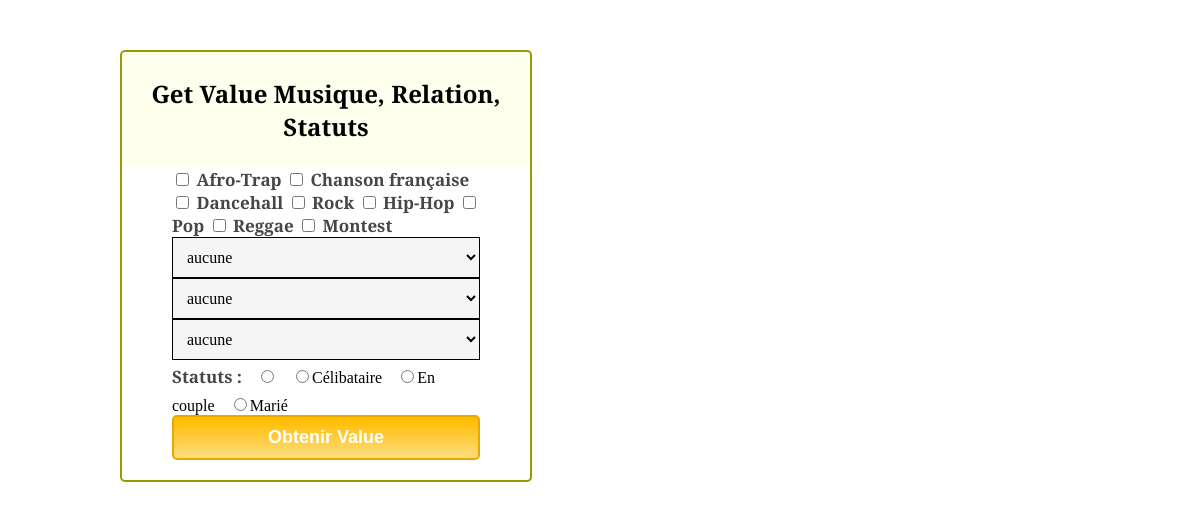
Before: /getId.php with the older database file.
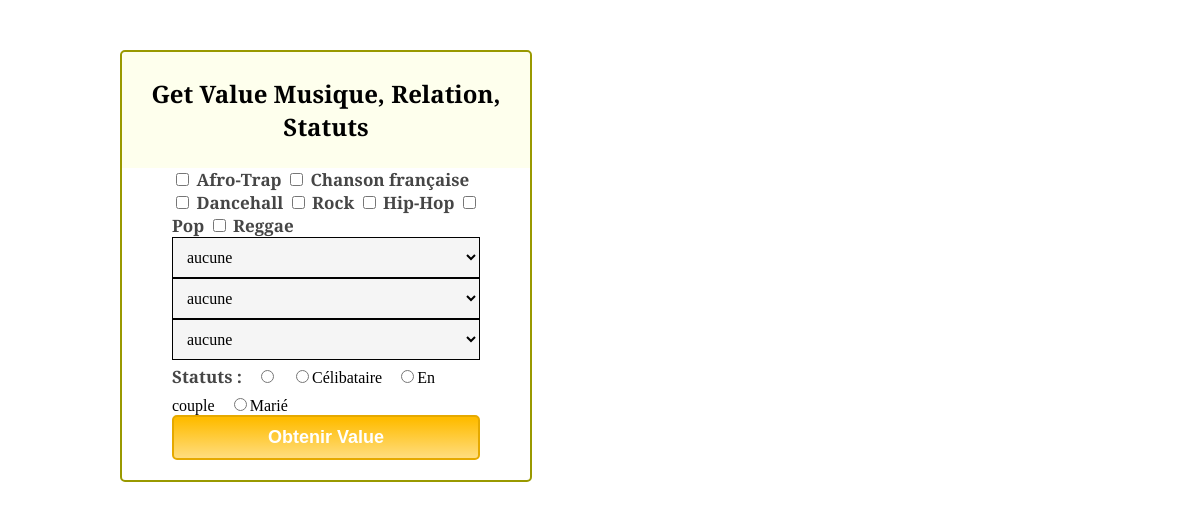
After: the same page with the newer database file.
### tables this page shows
CREATE TABLE IF NOT EXISTS `musique` (
  `id` int(10) NOT NULL AUTO_INCREMENT,
  `type` varchar(100) DEFAULT NULL,
  PRIMARY KEY (`id`)
);

### connexion.php (called while the page is built, shortened)
<?php
class Connexion {
    private $connexion;
    public function __construct(){
        $PARAM_hote='localhost';
        $PARAM_nom_bd='minifacebook';
        $PARAM_utilisateur='adminMiniFacebook';
        $PARAM_mot_passe='Mini_facebook';
        try{
            $this->connexion = new PDO (
                'mysql:host='.$PARAM_hote.';
                dbname='.$PARAM_nom_bd, $PARAM_utilisateur, $PARAM_mot_passe);
            $this->connexion-> setAttribute(PDO::MYSQL_ATTR_INIT_COMMAND, "SET NAMES 'utf8'");
        } catch (Exception $e) {
            echo 'Erreur: ' .$e->getMessage() . '<br/>';
            echo 'N° : '.$e->getCode();
        }
    }
    public function selectAllMusic (){
        $requete_prepare = $this->connexion->prepare(
            "SELECT id, type FROM Musique"
        );
        $requete_prepare->execute ();
        $resultat=$requete_prepare->fetchAll (PDO::FETCH_OBJ);
        return $resultat;
    }
}
?>

### getId.php (the view, shortened to what this page needs)
<!DOCTYPE html>
<html>
    <head>
        <link href="getId.css" rel="stylesheet">
        <?php require_once 'connexion.php';
            $appliBD = new Connexion(); ?>
    </head>
    <body>
        <div class="container">
            <div class="main">
                <h2>Get Value Musique, Relation, Statuts</h2>
                <form action="getId.php" method="post">
                    <?php $allMusique = $appliBD->selectAllMusic();
                        $i = 0;
                        foreach ($allMusique as $value){
                            echo "<input type='checkbox' name='musique[]' id='musique$i' value='". $value -> id."'>";
                            echo "<label for='musique$i'> ". $value -> type ." </label>";
                            $i++;
                        }
                    ?>
                    <br>
                        <select id="relation" name="relation[]">
							<option label="aucune" value="1"></option>
							<option label="famille" value="2">Famille</option>
						</select>
                        <br>
                        <select id="relation" name="relation[]">
							<option label="aucune" value="1"></option>
							<option label="famille" value="2">Famille</option>
						</select>
                        <select id="relation" name="relation[]">
							<option label="aucune" value="1"></option>
							<option label="famille" value="2">Famille</option>
						</select>
                    <label class="heading">Statuts :</label>
                    <input name="statut" type="radio" value="&nbsp">
                    <input name="statut" type="radio" value="Célibataire">Célibataire
                    <input name="statut" type="radio" value="En couple">En couple
                    <input name="statut" type="radio" value="Marié">Marié
                    <?php include'mesStatuts.php'; ?>
                    <input name="submit" type="submit" value="Obtenir Value">
                </form>
            </div>
        </div>
    </body>
</html>

Changed rows visible on the page:
removed musique: type "Montest"
